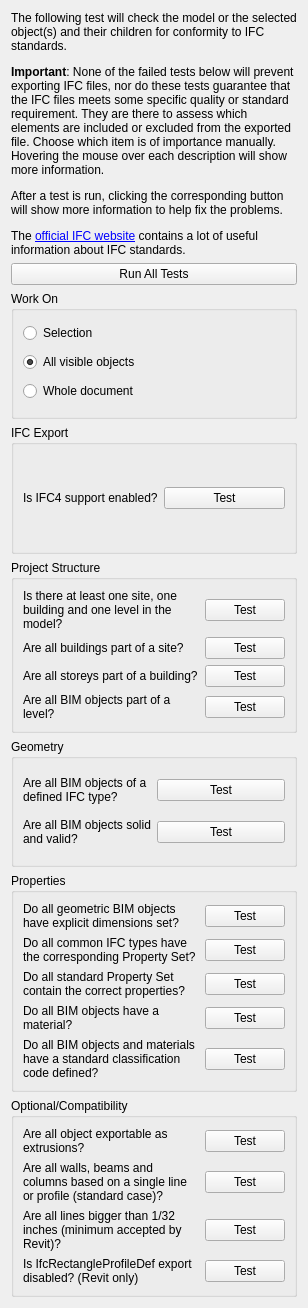
<?xml version="1.0" encoding="UTF-8"?>
<ui version="4.0">
 <class>Form</class>
 <widget class="QWidget" name="Form">
  <property name="geometry">
   <rect>
    <x>0</x>
    <y>0</y>
    <width>308</width>
    <height>1308</height>
   </rect>
  </property>
  <property name="windowTitle">
   <string>IFC Preflight</string>
  </property>
  <layout class="QVBoxLayout" name="verticalLayout">
   <item>
    <widget class="QLabel" name="label_7">
     <property name="text">
      <string>&lt;html&gt;&lt;head/&gt;&lt;body&gt;&lt;p&gt;The following test will check the model or the selected object(s) and their children for conformity to IFC standards.&lt;/p&gt;&lt;p&gt;&lt;span style=&quot; font-weight:600;&quot;&gt;Important&lt;/span&gt;: None of the failed tests below will prevent exporting IFC files, nor do these tests guarantee that the IFC files meets some specific quality or standard requirement. They are there to assess which elements are included or excluded from the exported file. Choose which item is of importance manually. Hovering the mouse over each description will show more information.&lt;/p&gt;&lt;p&gt;After a test is run, clicking the corresponding button will show more information to help fix the problems.&lt;/p&gt;&lt;p&gt;The &lt;a href=&quot;http://www.buildingsmart-tech.org/specifications&quot;&gt;&lt;span style=&quot; text-decoration: underline; color:#0000ff;&quot;&gt;official IFC website&lt;/span&gt;&lt;/a&gt; contains a lot of useful information about IFC standards.&lt;/p&gt;&lt;/body&gt;&lt;/html&gt;</string>
     </property>
     <property name="wordWrap">
      <bool>true</bool>
     </property>
    </widget>
   </item>
   <item>
    <widget class="QPushButton" name="testAll">
     <property name="toolTip">
      <string>Warning, this may take a large amount of time!</string>
     </property>
     <property name="text">
      <string>Run All Tests</string>
     </property>
    </widget>
   </item>
   <item>
    <widget class="QGroupBox" name="groupBox">
     <property name="title">
      <string>Work On</string>
     </property>
     <layout class="QVBoxLayout" name="verticalLayout_2">
      <item>
       <widget class="QRadioButton" name="getSelection">
        <property name="text">
         <string>Selection</string>
        </property>
       </widget>
      </item>
      <item>
       <widget class="QRadioButton" name="getVisible">
        <property name="text">
         <string>All visible objects</string>
        </property>
        <property name="checked">
         <bool>true</bool>
        </property>
       </widget>
      </item>
      <item>
       <widget class="QRadioButton" name="getAll">
        <property name="text">
         <string>Whole document</string>
        </property>
       </widget>
      </item>
     </layout>
    </widget>
   </item>
   <item>
    <widget class="QGroupBox" name="groupBox_6">
     <property name="title">
      <string>IFC Export</string>
     </property>
     <layout class="QGridLayout" name="gridLayout_5">
      <item row="0" column="0">
       <widget class="QLabel" name="labelIFC4">
        <property name="toolTip">
         <string>&lt;html&gt;&lt;head/&gt;&lt;body&gt;&lt;p&gt;IFC export in CivilCvCAD is performed by an open-source third-party library called IfcOpenShell. To be able to export to the newer IFC4 standard, IfcOpenShell must have been compiled with IFC4 support enabled. This test will check if IFC4 support is available in the installed version of IfcOpenShell. If not, CivilCvCAD will only export IFC files in the older IFC2x3 standard. Note that some applications out there still have incomplete or inexistent IFC4 support, so in some cases IFC2x3 might still work better.&lt;/p&gt;&lt;/body&gt;&lt;/html&gt;</string>
        </property>
        <property name="text">
         <string>Is IFC4 support enabled?</string>
        </property>
        <property name="wordWrap">
         <bool>true</bool>
        </property>
       </widget>
      </item>
      <item row="0" column="1">
       <widget class="QPushButton" name="testIFC4">
        <property name="text">
         <string>Test</string>
        </property>
       </widget>
      </item>
     </layout>
    </widget>
   </item>
   <item>
    <widget class="QGroupBox" name="groupBox_2">
     <property name="title">
      <string>Project Structure</string>
     </property>
     <layout class="QGridLayout" name="gridLayout">
      <item row="3" column="1">
       <widget class="QPushButton" name="testStoreys">
        <property name="text">
         <string>Test</string>
        </property>
       </widget>
      </item>
      <item row="2" column="0">
       <widget class="QLabel" name="labelBuildings">
        <property name="toolTip">
         <string>&lt;html&gt;&lt;head/&gt;&lt;body&gt;&lt;p&gt;All IfcBuildingStorey (levels) elements are required to be inside an IfcBuilding element. This is a mandatory requirement of the IFC standard. When exporting the CivilCvCAD model to IFC, a default IfcBuilding will be created for all level objects (BuildingPart objects with their IFC role set as Building Storey) found that are not inside a Building. However, it is best to manually create that building, to have more control over its name and properties. This test is here to help find those levels without buildings.&lt;/p&gt;&lt;/body&gt;&lt;/html&gt;</string>
        </property>
        <property name="text">
         <string>Are all storeys part of a building?</string>
        </property>
        <property name="wordWrap">
         <bool>true</bool>
        </property>
       </widget>
      </item>
      <item row="3" column="0">
       <widget class="QLabel" name="labelStoreys">
        <property name="toolTip">
         <string>&lt;html&gt;&lt;head/&gt;&lt;body&gt;&lt;p&gt;All elements derived from IfcProduct (that is, all the BIM elements that compose the model) are required to be inside an IfcBuildingStorey (level) element. This is a mandatory requirement of the IFC standard. When exporting the CivilCvCAD model to IFC, a default IfcBuildingStorey will be created for all BIM objects found that are not inside one already. However, it is best to check that all elements are correctly located inside a level to have more control over it. This test is here to help find those BIM objects without a level.&lt;/p&gt;&lt;/body&gt;&lt;/html&gt;</string>
        </property>
        <property name="text">
         <string>Are all BIM objects part of a level?</string>
        </property>
        <property name="wordWrap">
         <bool>true</bool>
        </property>
       </widget>
      </item>
      <item row="2" column="1">
       <widget class="QPushButton" name="testBuildings">
        <property name="text">
         <string>Test</string>
        </property>
       </widget>
      </item>
      <item row="1" column="0">
       <widget class="QLabel" name="labelSites">
        <property name="toolTip">
         <string>&lt;html&gt;&lt;head/&gt;&lt;body&gt;&lt;p&gt;All IfcBuilding elements are required to be inside an IfcSite element. This is a mandatory requirement of the IFC standard. When exporting the CivilCvCAD model to IFC, a default IfcSite will be created for all Building objects found that are not inside a Site. However, it is best to manually create that site to have more control over its name and properties. This test is here to help find those buildings without sites.&lt;/p&gt;&lt;/body&gt;&lt;/html&gt;</string>
        </property>
        <property name="text">
         <string>Are all buildings part of a site?</string>
        </property>
        <property name="wordWrap">
         <bool>true</bool>
        </property>
       </widget>
      </item>
      <item row="1" column="1">
       <widget class="QPushButton" name="testSites">
        <property name="text">
         <string>Test</string>
        </property>
       </widget>
      </item>
      <item row="0" column="0">
       <widget class="QLabel" name="labelHierarchy">
        <property name="toolTip">
         <string>&lt;html&gt;&lt;head/&gt;&lt;body&gt;&lt;p&gt;The IFC standard requires at least one site, one building and one level or building storey per project. This test will ensure that at least one object of each of these 3 types exists in the model.&lt;/p&gt;&lt;p&gt;Note that, as this is a mandatory requirement, CivilCvCAD will automatically add a default site, a default building and/or a default building storey if any of these is missing. So even if this test did not pass, the exported IFC file will meet the requirements.&lt;/p&gt;&lt;p&gt;However, it is always better to manually create these projects to gain more control over naming and properties.&lt;/p&gt;&lt;/body&gt;&lt;/html&gt;</string>
        </property>
        <property name="text">
         <string>Is there at least one site, one building and one level in the model?</string>
        </property>
        <property name="wordWrap">
         <bool>true</bool>
        </property>
       </widget>
      </item>
      <item row="0" column="1">
       <widget class="QPushButton" name="testHierarchy">
        <property name="text">
         <string>Test</string>
        </property>
       </widget>
      </item>
     </layout>
    </widget>
   </item>
   <item>
    <widget class="QGroupBox" name="groupBox_3">
     <property name="title">
      <string>Geometry</string>
     </property>
     <layout class="QGridLayout" name="gridLayout_2">
      <item row="1" column="1">
       <widget class="QPushButton" name="testSolid">
        <property name="text">
         <string>Test</string>
        </property>
       </widget>
      </item>
      <item row="1" column="0">
       <widget class="QLabel" name="labelSolid">
        <property name="toolTip">
         <string>&lt;html&gt;&lt;head/&gt;&lt;body&gt;&lt;p&gt;Although it is not a requirement for IFC objects to have fully clean and solid geometry, it is better if they do. This will reduce chances of problems with other applications. In real life, all objects have solid shapes.&lt;/p&gt;&lt;p&gt;CivilCvCAD has a lot of tools to check for geometry quality, and most parametric objects, including BIM objects, will usually warn the user if their geometry becomes unclean or not solid at some point. This test makes validates the solidity of the geometry.&lt;/p&gt;&lt;/body&gt;&lt;/html&gt;</string>
        </property>
        <property name="text">
         <string>Are all BIM objects solid and valid?</string>
        </property>
        <property name="wordWrap">
         <bool>true</bool>
        </property>
       </widget>
      </item>
      <item row="0" column="0">
       <widget class="QLabel" name="labelUndefined">
        <property name="toolTip">
         <string>&lt;html&gt;&lt;head/&gt;&lt;body&gt;&lt;p&gt;The IFC format provides a defined type for most of the objects that compose a building, for example walls, columns, doors, or sinks. But it also supports undefined objects, which are given the generic BuildingElementProxy type. This test will check that all objects have a defined type.&lt;/p&gt;&lt;p&gt;&lt;br/&gt;&lt;/p&gt;&lt;p&gt;Note that failing this test is not necessarily bad, as it may be desirable for some object to not have any defined type. In some cases, this might even give better results, as some applications like Revit might add unwanted additional constraints or transformations to some known types such as structural elements (beams or columns). Exporting them as BuildingElementProxies will prevent that.&lt;/p&gt;&lt;/body&gt;&lt;/html&gt;</string>
        </property>
        <property name="text">
         <string>Are all BIM objects of a defined IFC type?</string>
        </property>
        <property name="wordWrap">
         <bool>true</bool>
        </property>
       </widget>
      </item>
      <item row="0" column="1">
       <widget class="QPushButton" name="testUndefined">
        <property name="text">
         <string>Test</string>
        </property>
       </widget>
      </item>
     </layout>
    </widget>
   </item>
   <item>
    <widget class="QGroupBox" name="groupBox_4">
     <property name="title">
      <string>Properties</string>
     </property>
     <layout class="QGridLayout" name="gridLayout_3">
      <item row="5" column="0">
       <widget class="QLabel" name="labelStandards">
        <property name="toolTip">
         <string>&lt;html&gt;&lt;head/&gt;&lt;body&gt;&lt;p&gt;Classification systems, such as UniClass or MasterFormat, or even a custom system, are in some cases an important part of a building project. This test will ensure that all BIM objects and materials found in the model have their standard code property dutifully filled.&lt;/p&gt;&lt;/body&gt;&lt;/html&gt;</string>
        </property>
        <property name="text">
         <string>Do all BIM objects and materials have a standard classification code defined?</string>
        </property>
        <property name="wordWrap">
         <bool>true</bool>
        </property>
       </widget>
      </item>
      <item row="0" column="1">
       <widget class="QPushButton" name="testQuantities">
        <property name="text">
         <string>Test</string>
        </property>
       </widget>
      </item>
      <item row="1" column="1">
       <widget class="QPushButton" name="testCommonPsets">
        <property name="text">
         <string>Test</string>
        </property>
       </widget>
      </item>
      <item row="1" column="0">
       <widget class="QLabel" name="labelCommonPsets">
        <property name="toolTip">
         <string>&lt;html&gt;&lt;head/&gt;&lt;body&gt;&lt;p&gt;The IFC standard offers standard, predefined property sets for many object types. For example, the property set Pset_WallCommon contains properties that the IFC standard thinks all walls should have. This test will check that all BIM objects have the right property set, if available.&lt;/p&gt;&lt;p&gt;Note that this is by no means a formal requirement, and these will inflate the size of the IFC file consequently. It is recommended to add standard property sets only if they are in use.&lt;/p&gt;&lt;/body&gt;&lt;/html&gt;</string>
        </property>
        <property name="text">
         <string>Do all common IFC types have the corresponding Property Set?</string>
        </property>
        <property name="wordWrap">
         <bool>true</bool>
        </property>
       </widget>
      </item>
      <item row="0" column="0">
       <widget class="QLabel" name="labelQuantities">
        <property name="toolTip">
         <string>&lt;html&gt;&lt;head/&gt;&lt;body&gt;&lt;p&gt;IFC objects have a geometry representation, which defines the shape of the object, but can also have some or their dimensions, such as height, width or area, explicitly stated. This is very useful for BIM applications that do not process the geometry, such as spreadsheets. Those applications are still able to get and estimate quantities from IFC objects without the need to analyze the geometry.&lt;/p&gt;&lt;p&gt;It is also a possibility for errors (or even fraud), as nothing guarantees that those explicitly stated dimensions match what is inside the geometry.&lt;/p&gt;&lt;p&gt;This test will find any BIM object that has available dimension properties such as width or height, for example walls and structures, but such properties are not marked for explicit export to IFC.&lt;/p&gt;&lt;/body&gt;&lt;/html&gt;</string>
        </property>
        <property name="text">
         <string>Do all geometric BIM objects have explicit dimensions set?</string>
        </property>
        <property name="wordWrap">
         <bool>true</bool>
        </property>
       </widget>
      </item>
      <item row="3" column="0">
       <widget class="QLabel" name="labelMaterials">
        <property name="toolTip">
         <string>&lt;html&gt;&lt;head/&gt;&lt;body&gt;&lt;p&gt;Although there is no requirement for IFC objects to have a material defined, in the real world, it is an important layer of information to be added to the model. This test will find BIM objects without a material defined.&lt;/p&gt;&lt;p&gt;If a BIM object is exported without a material, it will nevertheless be assigned an IfcSurfaceStyle, which will be created from the object color. Some BIM applications disregard materials, and only consider the surface style of an object. No IfcMaterial will be attributed to that object.&lt;/p&gt;&lt;p&gt;If a BIM object has a material defined, a surface style will still be created (an IfcMaterial too), but its surface style will take the same name and properties as the material, thus giving more consistency to the file.&lt;/p&gt;&lt;/body&gt;&lt;/html&gt;</string>
        </property>
        <property name="text">
         <string>Do all BIM objects have a material?</string>
        </property>
        <property name="wordWrap">
         <bool>true</bool>
        </property>
       </widget>
      </item>
      <item row="3" column="1">
       <widget class="QPushButton" name="testMaterials">
        <property name="text">
         <string>Test</string>
        </property>
       </widget>
      </item>
      <item row="2" column="0">
       <widget class="QLabel" name="labelPsets">
        <property name="toolTip">
         <string>&lt;html&gt;&lt;head/&gt;&lt;body&gt;&lt;p&gt;Even if a BIM object has a standard property set for its type attributed, there is no guarantee that this property set still contains or only contains all the properties that the IFC standard has defined for that set. They might have been modified after the property set has been added.&lt;/p&gt;&lt;p&gt;This test will check that all standard property sets found throughout the model contain all and only the properties specified in the standard definition.&lt;/p&gt;&lt;/body&gt;&lt;/html&gt;</string>
        </property>
        <property name="text">
         <string>Do all standard Property Set contain the correct properties?</string>
        </property>
        <property name="wordWrap">
         <bool>true</bool>
        </property>
       </widget>
      </item>
      <item row="2" column="1">
       <widget class="QPushButton" name="testPsets">
        <property name="text">
         <string>Test</string>
        </property>
       </widget>
      </item>
      <item row="5" column="1">
       <widget class="QPushButton" name="testStandards">
        <property name="text">
         <string>Test</string>
        </property>
       </widget>
      </item>
     </layout>
    </widget>
   </item>
   <item>
    <widget class="QGroupBox" name="groupBox_5">
     <property name="title">
      <string>Optional/Compatibility</string>
     </property>
     <layout class="QGridLayout" name="gridLayout_4">
      <item row="0" column="1">
       <widget class="QPushButton" name="testExtrusions">
        <property name="text">
         <string>Test</string>
        </property>
       </widget>
      </item>
      <item row="0" column="0">
       <widget class="QLabel" name="labelExtrusions">
        <property name="toolTip">
         <string>&lt;html&gt;&lt;head/&gt;&lt;body&gt;&lt;p&gt;The geometry of IFC objects can be defined in a large number of ways, such as extrusions, subtractions, revolutions, or even faceted objects.&lt;/p&gt;&lt;p&gt;However, extrusions of flat shapes, which is the most basic and common type, often offer advantages over other types in other BIM applications.&lt;/p&gt;&lt;p&gt;This test will find any object that cannot be exported to IFC as an extrusion, or as a shared extrusion (clone).&lt;/p&gt;&lt;/body&gt;&lt;/html&gt;</string>
        </property>
        <property name="text">
         <string>Are all object exportable as extrusions?</string>
        </property>
        <property name="wordWrap">
         <bool>true</bool>
        </property>
       </widget>
      </item>
      <item row="1" column="0">
       <widget class="QLabel" name="labelStandardCases">
        <property name="toolTip">
         <string>&lt;html&gt;&lt;head/&gt;&lt;body&gt;&lt;p&gt;Walls, columns and beams in CivilCvCAD can be constructed in a wide number of ways, but some simpler BIM applications might have difficulties with walls that are not of the most simple type. That is, a single, straight piece of wall (which correspond to the IfcWallStandardCase type) or beams and columns that are not based on a straight extrusion of a flat profile (BeamStandardCase, ColumnStandardCase)&lt;/p&gt;&lt;p&gt;This test will find any wall which is not such a standard case.&lt;/p&gt;&lt;p&gt;&lt;span style=&quot; font-weight:600;&quot;&gt;Note&lt;/span&gt;: At the moment, BIM objects that meet the requirements to be of a standard case, are still exported as IfcWall, IfcBeam, IfcColumn.&lt;/p&gt;&lt;/body&gt;&lt;/html&gt;</string>
        </property>
        <property name="text">
         <string>Are all walls, beams and columns based on a single line or profile (standard case)?</string>
        </property>
        <property name="wordWrap">
         <bool>true</bool>
        </property>
       </widget>
      </item>
      <item row="1" column="1">
       <widget class="QPushButton" name="testStandardCases">
        <property name="text">
         <string>Test</string>
        </property>
       </widget>
      </item>
      <item row="2" column="0">
       <widget class="QLabel" name="labelTinyLines">
        <property name="toolTip">
         <string>&lt;html&gt;&lt;head/&gt;&lt;body&gt;&lt;p&gt;Revit discards all objects that contain lines smaller than 1/32 inch (0.8mm). This test will find any object containing lines smaller than that value.&lt;/p&gt;&lt;/body&gt;&lt;/html&gt;</string>
        </property>
        <property name="text">
         <string>Are all lines bigger than 1/32 inches (minimum accepted by Revit)?</string>
        </property>
        <property name="wordWrap">
         <bool>true</bool>
        </property>
       </widget>
      </item>
      <item row="2" column="1">
       <widget class="QPushButton" name="testTinyLines">
        <property name="text">
         <string>Test</string>
        </property>
       </widget>
      </item>
      <item row="3" column="0">
       <widget class="QLabel" name="labelRectangleProfileDef">
        <property name="toolTip">
         <string>&lt;html&gt;&lt;head/&gt;&lt;body&gt;&lt;p&gt;When exporting a model to IFC, all BIM objects that are an extrusion of a rectangular profile will use an IfcRectangleProfileDef entity as their extrusion profile. However, Revit will not import these correctly. If using the IFC file in Revit, it is recommended to disable this behavior by checking the option under menu &lt;span style=&quot; font-weight:600;&quot;&gt;Edit -&amp;gt; Preferences -&amp;gt; BIM -&amp;gt; Native IFC -&amp;gt; Disable IfcRectangularProfileDef&lt;/span&gt;.&lt;/p&gt;&lt;p&gt;When that option is checked, all extrusion profiles will be exported as generic IfcArbitraryProfileDef entities, regardless of if they are rectangular or not, which will contain a little less information, but will open correctly in Revit.&lt;/p&gt;&lt;/body&gt;&lt;/html&gt;</string>
        </property>
        <property name="text">
         <string>Is IfcRectangleProfileDef export disabled? (Revit only)</string>
        </property>
        <property name="wordWrap">
         <bool>true</bool>
        </property>
       </widget>
      </item>
      <item row="3" column="1">
       <widget class="QPushButton" name="testRectangleProfileDef">
        <property name="text">
         <string>Test</string>
        </property>
       </widget>
      </item>
     </layout>
    </widget>
   </item>
  </layout>
 </widget>
 <resources/>
 <connections/>
</ui>
